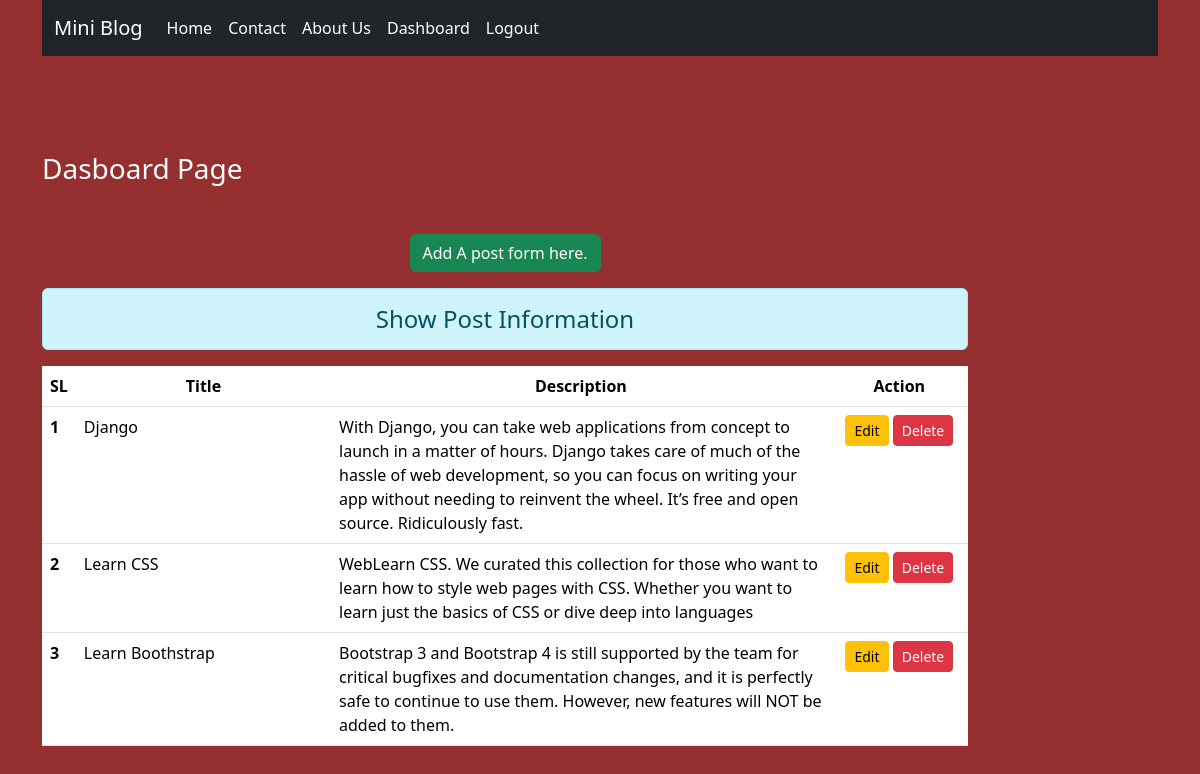
The page /dashboard (signed in) on the database its author committed.
### blog/models.py (models this page shows)
class Post(models.Model):
    title= models.CharField(max_length=100)
    descriptions = models.TextField()

### blog/views.py (the view)
# urls.py: path('dashboard',views.dashboard,name='dashboard'),
@login_required
def dashboard(request):
    posts=Post.objects.all()
    return render(request,'dashboard.html',{'posts':posts})

### blog/templates/dashboard.html (shortened to what this page needs)
{% extends "base.html" %}
{% load static %}
{% block content %}
 <div class="col-sm-10">
    <h3 class="text-white my-5">Dasboard Page</h3>
    <div class='text-center'>
        <a class='btn btn-success' href="{% url "addPost" %}"> Add A post form here.</a>
    </div>
    <h4 class="text-center alert alert-info mt-3">Show Post Information</h4>
    {% if posts %}
     <table class="table table-hover bg-white">
        <thead>
            <tr class="text-center">
                    <th scope='col' style='width:2%'>SL</th>
                    <th scope='col' style='width:28%'>Title</th>
                    <th scope='col' style='width:55%'>Description</th>
                    <th scope='col' style='width:15%'>Action</th>
            </tr>
        </thead>
        <tbody>
            {% for post in posts %}
             <tr>
                <th scope='row'>{{forloop.counter}}</th>
                <td>{{post.title}}</td>
                <td>{{post.descriptions}}</td>
                <td class="text-center">
                    <a href="{% url "update" post.id %}" class="btn btn-warning btn-sm">Edit</a>
                        <a href="{% url 'delete' post.id %}" type="submit" class="btn btn-danger btn-sm" >Delete</a>
                </td>
             </tr>
            {% endfor %}
        </tbody>
     </table>
    {% endif %}
 </div>
{% endblock content %}

### blog/static/css/style.css (style rules this page uses)
body { background: rgb(150, 47, 47); color:rgb(241, 238, 238); }

### rows shown on the page
Post: title "Django", descriptions "With Django, you can take web applications from concept to launch in a matter of hours. Django takes care of much of the hassle of web development, so you can focus on writing your app without needing to reinvent the wheel. It’s free and open source. Ridiculously fast."
Post: title "Learn CSS", descriptions "WebLearn CSS. We curated this collection for those who want to learn how to style web pages with CSS. Whether you want to learn just the basics of CSS or dive deep into languages"
Post: title "Learn Boothstrap", descriptions "Bootstrap 3 and Bootstrap 4 is still supported by the team for critical bugfixes and documentation changes, and it is perfectly safe to continue to use them. However, new features will NOT be added to them."
